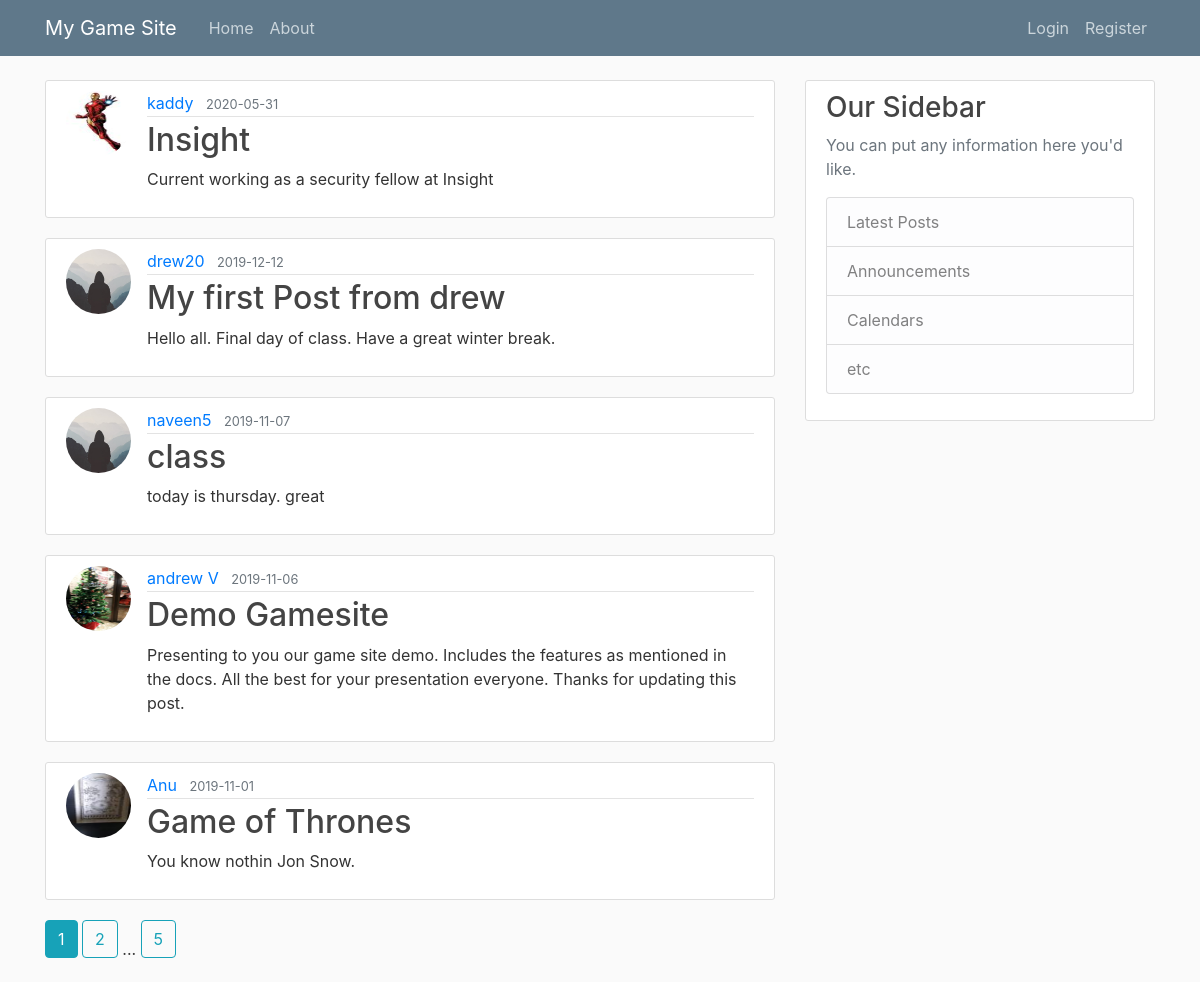
The page /home on the database its author committed.
### mygamesite/models.py (models this page shows, shortened)
class Post(db.Model):
    id = db.Column(db.Integer, primary_key=True)
    title = db.Column(db.String(100), nullable=False)
    date_posted = db.Column(db.DateTime, nullable=False, default=datetime.utcnow)
    content = db.Column(db.Text, nullable=False)
    user_id = db.Column(db.Integer, db.ForeignKey('user.id'), nullable=False)

class User(db.Model, UserMixin):
    id = db.Column(db.Integer, primary_key=True)
    username = db.Column(db.String(20), unique=True, nullable=False)
    email = db.Column(db.String(120), unique=True, nullable=False)
    image_file = db.Column(db.String(20), nullable=False, default='default.jpg')
    password = db.Column(db.String(60), nullable=False)
    posts = db.relationship('Post', backref='author', lazy=True)

### mygamesite/routes.py (the view)
@app.route("/")
@app.route("/home")
def home():
    page = request.args.get('page', 1, type=int)
    posts = Post.query.order_by(Post.date_posted.desc()).paginate(page=page, per_page=5)
    return render_template('home.html', posts=posts)

### mygamesite/templates/home.html
{% extends "layout.html" %}
{% block content %}
    {% for post in posts.items %}
        <article class="media content-section">
          <img class="rounded-circle article-img" src="{{ url_for('static', filename='profile_pics/' + post.author.image_file) }}">
          <div class="media-body">
            <div class="article-metadata">
              <a class="mr-2" href="{{ url_for('user_posts', username=post.author.username) }}">{{ post.author.username }}</a>
              <small class="text-muted">{{ post.date_posted.strftime('%Y-%m-%d') }}</small>
            </div>
            <h2><a class="article-title" href="{{ url_for('post', post_id=post.id) }}">{{ post.title }}</a></h2>
            <p class="article-content">{{ post.content }}</p>
          </div>
        </article>
    {% endfor %}
    {% for page_num in posts.iter_pages(left_edge=1, right_edge=1, left_current=1, right_current=2) %}
      {% if page_num %}
        {% if posts.page == page_num %}
          <a class="btn btn-info mb-4" href="{{ url_for('home', page=page_num) }}">{{ page_num }}</a>
        {% else %}
          <a class="btn btn-outline-info mb-4" href="{{ url_for('home', page=page_num) }}">{{ page_num }}</a>
        {% endif %}
      {% else %}
        ...
      {% endif %}
    {% endfor %}
{% endblock content %}

### mygamesite/templates/layout.html (shortened to what this page needs)
<!DOCTYPE html>
<html lang="en">
<head>
    <link rel="stylesheet" href="https://maxcdn.bootstrapcdn.com/bootstrap/4.0.0/css/bootstrap.min.css">
    <link rel="stylesheet" type="text/css" href="{{ url_for('static', filename='main.css') }}">
</head>
<body>
    <header class="site-header">
      <nav class="navbar navbar-expand-md navbar-dark bg-steel fixed-top">
        <div class="container">
          <a class="navbar-brand mr-4" href="/">My Game Site</a>
          <div class="collapse navbar-collapse" id="navbarToggle">
            <div class="navbar-nav mr-auto">
              <a class="nav-item nav-link" href="{{ url_for('home') }}">Home</a>
              <a class="nav-item nav-link" href="{{ url_for('about') }}">About</a>
            </div>
            <div class="navbar-nav">
              {% if current_user.is_authenticated %}
                <a class="nav-item nav-link" href="{{ url_for('new_post') }}">New Post</a>
                <a class="nav-item nav-link" href="{{ url_for('account') }}">Account</a>
                <a class="nav-item nav-link" href="{{ url_for('logout') }}">Logout</a>
              {% else %}
                <a class="nav-item nav-link" href="{{ url_for('login') }}">Login</a>
                <a class="nav-item nav-link" href="{{ url_for('register') }}">Register</a>
              {% endif %}
            </div>
          </div>
        </div>
      </nav>
    </header>
    <main role="main" class="container">
      <div class="row">
        <div class="col-md-8">
          {% block content %}{% endblock %}
        </div>
        <div class="col-md-4">
          <div class="content-section">
            <h3>Our Sidebar</h3>
            <p class='text-muted'>You can put any information here you'd like.
              <ul class="list-group">
                <li class="list-group-item list-group-item-light">Latest Posts</li>
                <li class="list-group-item list-group-item-light">Announcements</li>
                <li class="list-group-item list-group-item-light">Calendars</li>
                <li class="list-group-item list-group-item-light">etc</li>
              </ul>
            </p>
          </div>
        </div>
      </div>
    </main>
</body>
</html>

### mygamesite/static/main.css (style rules this page uses)
body { background: #fafafa; color: #333333; margin-top: 5rem; }
h1, h2, h3, h4, h5, h6 { color: #444444; }
.bg-steel { background-color: #5f788a; }
.site-header .navbar-nav .nav-link { color: #cbd5db; }
.content-section { background: #ffffff; padding: 10px 20px; border: 1px solid #dddddd; border-radius: 3px; margin-bottom: 20px; }
.article-title { color: #444444; }
.article-content { white-space: pre-line; }
.article-img { height: 65px; width: 65px; margin-right: 16px; }
.article-metadata { padding-bottom: 1px; margin-bottom: 4px; border-bottom: 1px solid #e3e3e3 }

### rows shown on the page
Post: image_file (picture), author.username "kaddy", date_posted "2020-05-31", title "Insight", content "Current working as a security fellow at Insight"
Post: image_file (placeholder picture), author.username "drew20", date_posted "2019-12-12", title "My first Post from drew", content "Hello all. Final day of class. Have a great winter break."
Post: image_file (placeholder picture), author.username "naveen5", date_posted "2019-11-07", title "class", content "today is thursday. great"
Post: image_file (picture), author.username "andrew V", date_posted "2019-11-06", title "Demo Gamesite", content "Presenting to you our game site demo. Includes the features as mentioned in the docs. All the best for your presentation everyone. Thanks for updating this post."
Post: image_file (picture), author.username "Anu", date_posted "2019-11-01", title "Game of Thrones", content "You know nothin Jon Snow."

### other values the page prints
{{ page_num }} "1"
{{ page_num }} "2" "5"
